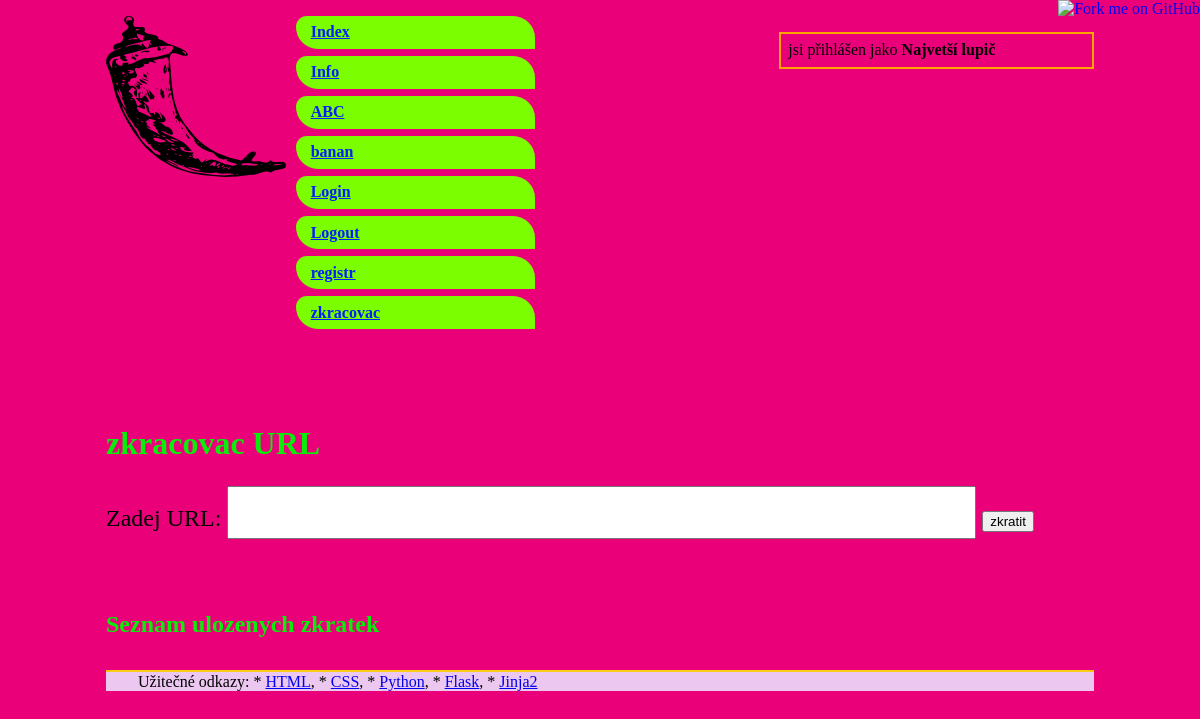
Page /zkracovac/ (signed in) on the earlier database version.
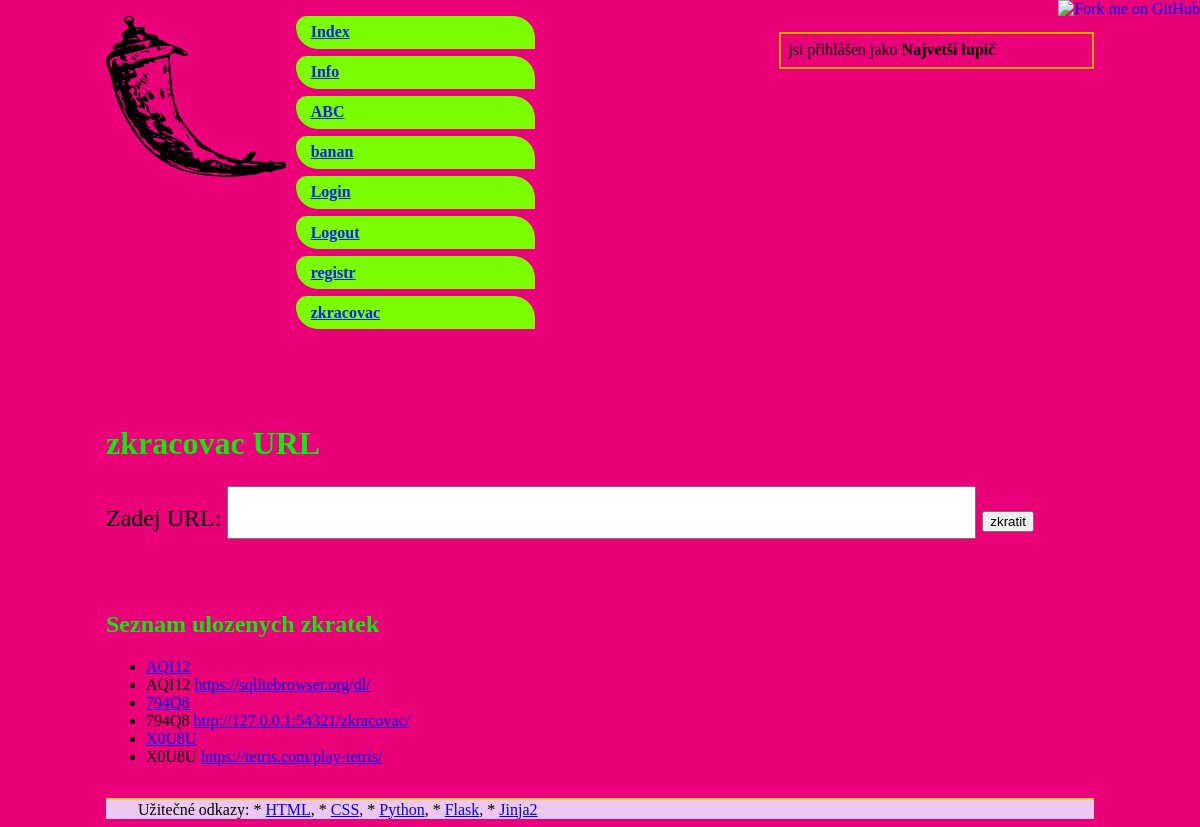
Same page on the later database version.
### tables this page shows
CREATE TABLE "adresy" (
	"zkratka"	TEXT NOT NULL,
	"adresa"	TEXT NOT NULL,
	"user"	TEXT,
	PRIMARY KEY("zkratka")
);

### webface.py (the view)
@app.route("/zkracovac/")
def zkracovac():
    new = request.args.get("new")
    if "uživatel" in session:
        with SQLite("SQLlite.db") as cur:
            res = cur.execute(
                "SELECT zkratka, adresa FROM adresy WHERE user =?", [session["uživatel"]]
            )
            zkratky = res.fetchall()
            if zkratky == None:
                zkratky = []
    else:
        zkratky = []
    return render_template("zkracovac.html", new=new, zkratky=zkratky)

### mysqlite.py (called while the page is built)
    def __enter__(self):
        self.conn = sqlite3.connect(self.file)
        self.conn.row_factory = sqlite3.Row
        return self.conn.cursor()

    def __exit__(self, type, value, traceback):
        self.conn.commit()
        self.conn.close()

### templates/zkracovac.html (shortened to what this page needs)
{% extends 'base.html' %}
{% block obsah %}
<h1>zkracovac URL</h1>
<form method="post">
    <p class="url">
        Zadej URL: <input name="url" type="text">
        <button type="submit">zkratit</button>
    </p>
</form>
<h2>Seznam ulozenych zkratek</h2>
<ul>
    {% for zkratka, adresa in zkratky %}
    <li><a href="{{url_for('dezkracovac', zkratka=zkratka)}}"> {{ zkratka }}</a></li>
    <li>{{ zkratka }} <a href="{{ adresa }}"> {{ adresa }}</a></li>
    {% endfor %}
</ul>
{% endblock obsah %}

### templates/base.html (shortened to what this page needs)
<!doctype html>
<html lang="cs">
<head>
  <link rel="stylesheet" href="{{ url_for('static', filename='styles.css') }}">
</head>
<body>
<a href="https://github.com/spseol/flask-start-onefile/"><img style="position: absolute; top: 0; right: 0; border: 0;" src="https://camo.githubusercontent.com/652c5b9acfaddf3a9c326fa6bde407b87f7be0f4/68747470733a2f2f73332e616d617a6f6e6177732e636f6d2f6769746875622f726962626f6e732f666f726b6d655f72696768745f6f72616e67655f6666373630302e706e67" alt="Fork me on GitHub" data-canonical-src="https://s3.amazonaws.com/github/ribbons/forkme_right_orange_ff7600.png"></a>
<p class="login">
{% if 'uživatel' in session %}
jsi přihlášen jako <strong> Najvetší lupič</strong>
{% else %}
Jaaaaj!!! Nejsi přihlášen <a href="{{url_for('login')}}">Přihlas se!</a>
{% endif %}
</p>
  <nav>
  <p><img src="{{ url_for('static', filename='flask-icon.png') }}" /></p>
  <ul>
    <li><a href="{{ url_for('index') }}">Index</a></li>
    <li><a href="{{ url_for('info') }}">Info</a></li>
    <li><a href="{{ url_for('abc') }}">ABC</a></li>
    <li><a href="{{ url_for('banan') }}">banan</a></li>
    <li><a href="{{ url_for('login') }}">Login</a></li>
    <li><a href="{{ url_for('logout') }}">Logout</a></li>
    <li><a href="{{ url_for('registr') }}">registr</a></li>
    <li><a href="{{ url_for('zkracovac') }}">zkracovac</a></li>
  </ul></nav>
{% block obsah %}{% endblock obsah %}
<footer>
Užitečné odkazy:
* <a href="https://www.jakpsatweb.cz/html/">HTML</a>,
* <a href="https://www.jakpsatweb.cz/css/">CSS</a>,
* <a href="http://docs.python.org">Python</a>,
* <a href="https://flask.palletsprojects.com/">Flask</a>,
* <a href="https://jinja.palletsprojects.com/templates/">Jinja2</a>
</footer>
</body>
</html>

### static/styles.css (style rules this page uses)
body { background-color: #ea0079; padding-left: 1em; padding-right: 1em; margin-left: 90px; margin-right: 90px; }
h1, h2, h3 { clear: both; margin-top: 3em; color: #0aec0a; }
nav ul { margin: 1ex auto; margin-left: 150px; font-weight: bold; }
nav ul li { display: block; width: 30%; margin-top: 1ex; }
nav ul li a { display: block; color: rgb(0, 30, 255); background-color: #7bff00; border-radius: 25px 50px 0px; padding: 1ex 2ex; }
nav img { float:left; }
footer { padding: 0.1ex 2em; margin-top: 2em; border-top: solid 2px #FACC15; background-color: #ecc8f0; }
.login { display: block; float: right; width: 30%; border: orange solid 2px; padding: 1ex; }
.url { font-size: 150%; }
.url input { width: 75%; font-size: 170%; }

Differences in the rows shown:
added adresy: zkratka "AQI12", adresa "https://sqlitebrowser.org/dl/"
added adresy: zkratka "794Q8", adresa "http://127.0.0.1:54321/zkracovac/"
added adresy: zkratka "X0U8U", adresa "https://tetris.com/play-tetris/"
